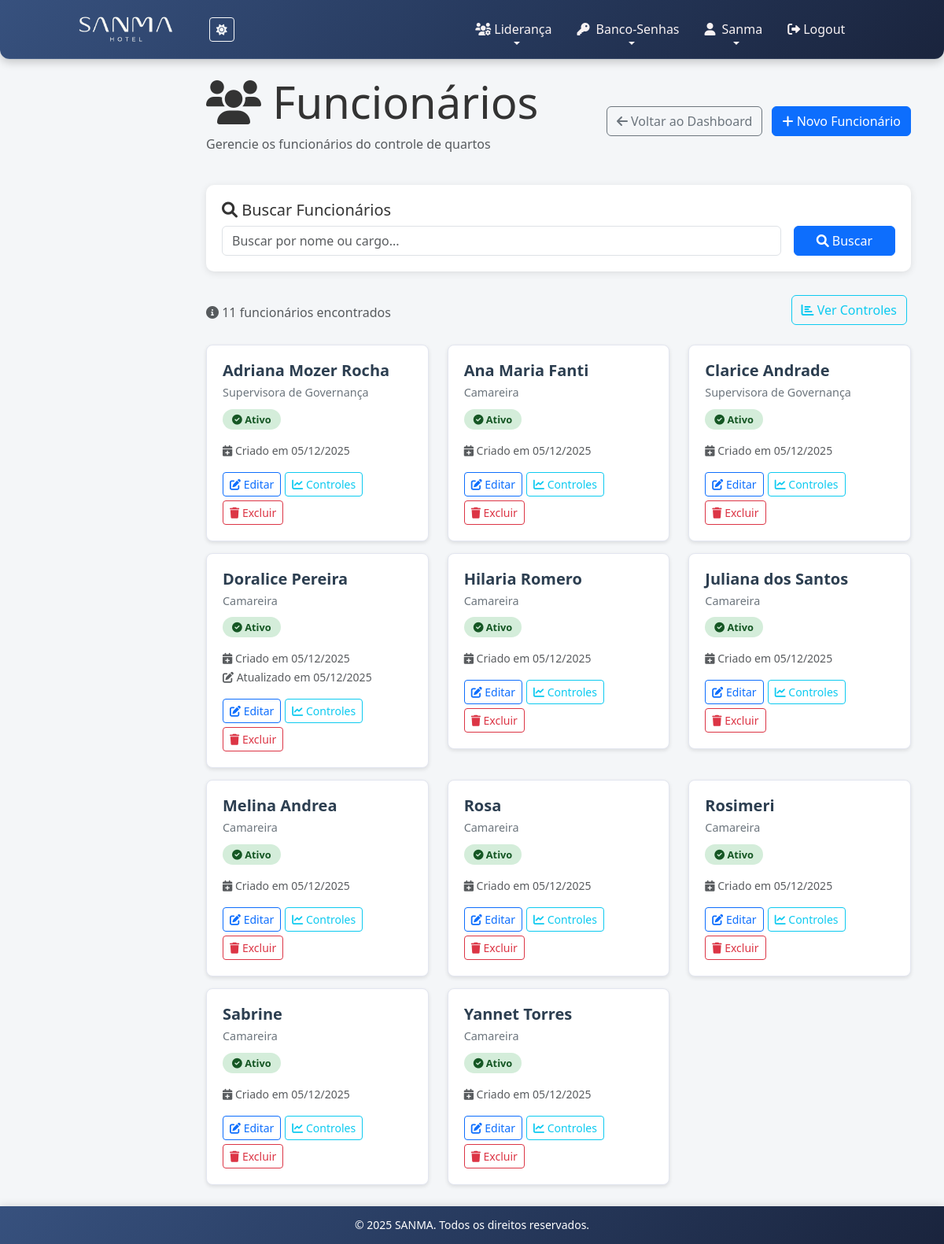
Page /governanca/quartos/funcionarios/ (signed in) on the committed database.
### governanca/models.py (models this page shows, shortened)
class Funcionarios(models.Model):
    nome = models.CharField(max_length=100, verbose_name="Nome")
    cargo = models.CharField(max_length=100, verbose_name="Cargo")
    ativo = models.BooleanField(default=True, verbose_name="Ativo")
    created_at = models.DateTimeField(auto_now_add=True)
    updated_at = models.DateTimeField(auto_now=True)
    class Meta:
        verbose_name = "Funcionário"
        verbose_name_plural = "Funcionários"
        ordering = ['nome']

### governanca/views/quartos.py (the view)
# urls.py: path('quartos/funcionarios/', listar_funcionarios, name='listar_funcionarios'),
@login_required
@user_passes_test(has_permission, login_url='403')
def listar_funcionarios(request):
    search = request.GET.get('search', '')
    funcionarios = Funcionarios.objects.all()
    if search:
        funcionarios = funcionarios.filter(
            Q(nome__icontains=search) | Q(cargo__icontains=search)
        )
    funcionarios = funcionarios.order_by('nome')
    context = {
        'funcionarios': funcionarios,
        'search': search,
    }
    return render(request, 'governanca/quartos/funcionarios/listar_funcionarios.html', context)

### core/views.py (called while the page is built)
def has_permission(user):
    return user.is_authenticated and (user.is_staff or user.groups.filter(name__in=['ADMIN', 'LIDERANÇA']).exists())

### templates/governanca/quartos/funcionarios/listar_funcionarios.html (shortened to what this page needs)
{% extends 'core/base.html' %}
{% load static %}
{% block extra_css %}
<link rel="stylesheet" href="{% static 'css/governanca/listar_funcionarios.css' %}">
{% endblock %}
{% block content %}
<div class="main-content-wrapper">
    <div class="container-fluid">
        <div class="d-flex justify-content-between align-items-center mb-4">
            <div>
                <h2 class="display-4">
                    <i class="fas fa-users"></i> Funcionários
                </h2>
                <p class="text-muted">Gerencie os funcionários do controle de quartos</p>
            </div>
            <div>
                <a href="{% url 'dashboard_quartos' %}" class="btn btn-outline-secondary me-2">
                    <i class="fas fa-arrow-left"></i> Voltar ao Dashboard
                </a>
                <a href="{% url 'criar_funcionario' %}" class="btn btn-primary">
                    <i class="fas fa-plus"></i> Novo Funcionário
                </a>
            </div>
        </div>
        <div class="search-section">
            <h5><i class="fas fa-search"></i> Buscar Funcionários</h5>
            <form method="GET" class="row g-3">
                <div class="col-md-10">
                    <input type="text"
                           name="search"
                           class="form-control"
                           placeholder="Buscar por nome ou cargo..."
                           value="{{ search }}"
                           id="searchInput">
                </div>
                <div class="col-md-2">
                    <button type="submit" class="btn btn-primary w-100">
                        <i class="fas fa-search"></i> Buscar
                    </button>
                </div>
            </form>
        </div>
        <div class="actions-section">
            <div class="d-flex justify-content-between align-items-center">
                <div>
                    <span class="text-muted">
                        <i class="fas fa-info-circle"></i>
                        {{ funcionarios.count }} funcionário{{ funcionarios.count|pluralize }} encontrado{{ funcionarios.count|pluralize }}
                    </span>
                </div>
                <div>
                    <a href="{% url 'listar_controle_quartos' %}" class="btn btn-outline-info btn-action">
                        <i class="fas fa-chart-bar"></i> Ver Controles
                    </a>
                </div>
            </div>
        </div>
        {% if funcionarios %}
            <div class="row">
                {% for funcionario in funcionarios %}
                <div class="col-lg-6 col-xl-4">
                    <div class="funcionario-card">
                        <div class="d-flex justify-content-between align-items-start mb-3">
                            <div class="funcionario-info flex-grow-1">
                                <h5>{{ funcionario.nome }}</h5>
                                <div class="cargo">{{ funcionario.cargo }}</div>
                                {% if funcionario.ativo %}
                                    <span class="status-badge status-ativo">
                                        <i class="fas fa-check-circle"></i> Ativo
                                    </span>
                                {% else %}
                                    <span class="status-badge status-inativo">
                                        <i class="fas fa-times-circle"></i> Inativo
                                    </span>
                                {% endif %}
                            </div>
                        </div>
                        <div class="funcionario-meta">
                            <small class="text-muted">
                                <i class="fas fa-calendar-plus"></i>
                                Criado em {{ funcionario.created_at|date:"d/m/Y" }}
                            </small>
                            {% if funcionario.updated_at != funcionario.created_at %}
                                <br>
                                <small class="text-muted">
                                    <i class="fas fa-edit"></i>
                                    Atualizado em {{ funcionario.updated_at|date:"d/m/Y" }}
                                </small>
                            {% endif %}
                        </div>
                        <div class="funcionario-actions mt-3">
                            <a href="{% url 'editar_funcionario' funcionario.id %}"
                               class="btn btn-sm btn-outline-primary"
                               title="Editar funcionário">
                                <i class="fas fa-edit"></i> Editar
                            </a>
                            <a href="{% url 'listar_controle_quartos' %}?funcionario={{ funcionario.id }}"
                               class="btn btn-sm btn-outline-info"
                               title="Ver controles deste funcionário">
                                <i class="fas fa-chart-line"></i> Controles
                            </a>
                            <button type="button"
                                    class="btn btn-sm btn-outline-danger"
                                    onclick="confirmarExclusao('{{ funcionario.nome }}', '{% url 'excluir_funcionario' funcionario.id %}')"
                                    title="Excluir funcionário">
                                <i class="fas fa-trash"></i> Excluir
                            </button>
                        </div>
                    </div>
                </div>
                {% endfor %}
            </div>
        {% endif %}
    </div>
</div>
{% endblock %}

### static/css/base.css (style rules this page uses)
body { background: var(--body-bg); color: var(--text-color-light); transition: background 0.5s ease, color 0.5s ease; min-height: 100vh; padding-bottom: 60px; }
.main-content-wrapper { margin-left: 220px; padding-right: 15px; padding-left: 15px; min-height: calc(100vh - 70px - 5rem); transition: margin-left 0.3s ease; box-sizing: border-box; width: auto; }

### static/css/theme.css (style rules this page uses)
:root { --painel: linear-gradient(135deg, #37517E 0%, #273A5E 50%, #1A243D 100%); --body-bg: #f4f6f8; --nav-hover: linear-gradient(135deg, #3d4a61 0%, #30405f 50%, #2f3850 100%); --body-dark: linear-gradient(135deg, #1a1a2e 0%, #16213e 100%); --nav-dark: rgba(26, 26, 46, 0.95); --sidebar: linear-gradient(135deg, #37517E 0%, #273A5E 50%, #1A243D 100%); --text-color-light: #333; --heading-color-light: #222; --border-color-light: #e0e0e0; --card-bg-light: #ffffff; --dropdown-bg-light: #ffffff; --dropdown-border-light: #dee2e6; --dropdown-text-light: #212529; --dropdown-hover-bg-light: #f8f9fa; }
body { background: var(--body-bg); color: var(--text-color-light); transition: background 0.3s ease, color 0.3s ease; }

### static/css/governanca/listar_funcionarios.css (style rules this page uses)
.funcionario-card { background: white; border: 1px solid #e3e6f0; border-radius: 8px; padding: 20px; margin-bottom: 15px; box-shadow: 0 2px 5px rgba(0,0,0,0.1); transition: transform 0.2s, box-shadow 0.2s; }
.funcionario-info h5 { color: #2c3e50; margin-bottom: 5px; font-weight: 600; }
.funcionario-info .cargo { color: #6c757d; font-size: 0.9rem; margin-bottom: 10px; }
.status-badge { padding: 4px 12px; border-radius: 20px; font-size: 0.8rem; font-weight: bold; }
.status-ativo { background: #d4edda; color: #155724; }
.search-section { background: white; padding: 20px; border-radius: 10px; box-shadow: 0 2px 10px rgba(0,0,0,0.1); margin-bottom: 30px; }
.actions-section { margin-bottom: 20px; }
.btn-action { margin-right: 5px; margin-bottom: 5px; }
.funcionario-actions { display: flex; gap: 5px; flex-wrap: wrap; }

### rows in the picture
Funcionarios: nome "Adriana Mozer Rocha", cargo "Supervisora de Governança", ativo True (drawn), created_at "05/12/2025"
Funcionarios: nome "Ana Maria Fanti", cargo "Camareira", ativo True (drawn), created_at "05/12/2025"
Funcionarios: nome "Clarice Andrade", cargo "Supervisora de Governança", ativo True (drawn), created_at "05/12/2025"
Funcionarios: nome "Doralice Pereira", cargo "Camareira", ativo True (drawn), created_at "05/12/2025", updated_at "05/12/2025"
Funcionarios: nome "Hilaria Romero", cargo "Camareira", ativo True (drawn), created_at "05/12/2025"
Funcionarios: nome "Juliana dos Santos", cargo "Camareira", ativo True (drawn), created_at "05/12/2025"
Funcionarios: nome "Melina Andrea", cargo "Camareira", ativo True (drawn), created_at "05/12/2025"
Funcionarios: nome "Rosa", cargo "Camareira", ativo True (drawn), created_at "05/12/2025"
Funcionarios: nome "Rosimeri", cargo "Camareira", ativo True (drawn), created_at "05/12/2025"
Funcionarios: nome "Sabrine", cargo "Camareira", ativo True (drawn), created_at "05/12/2025"
Funcionarios: nome "Yannet Torres", cargo "Camareira", ativo True (drawn), created_at "05/12/2025"

### other values in the picture
{{ funcionarios.count }} "11"
{{ year|default:2025 }} "2025"
